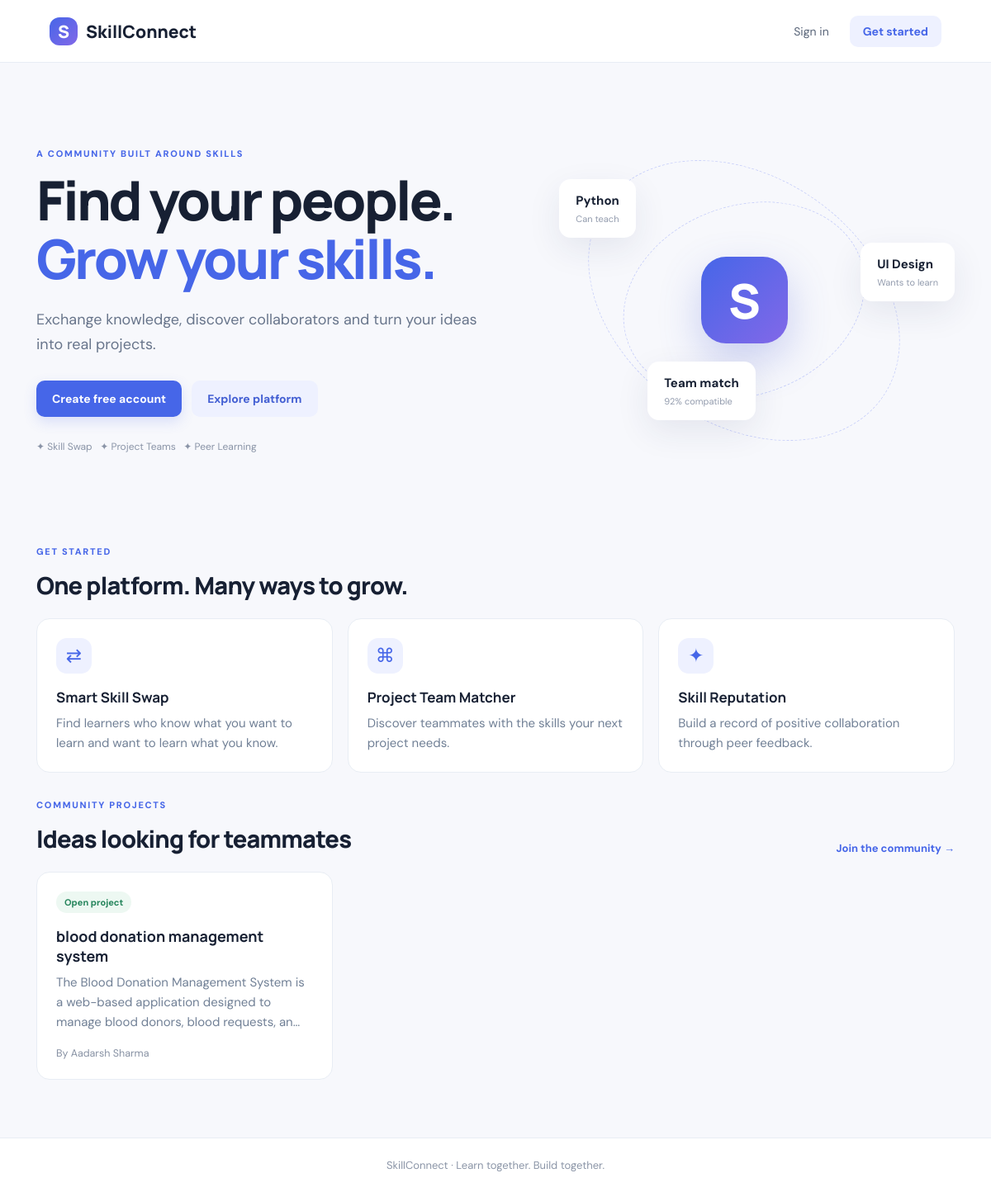
The page / on the database its author committed.
### tables this page shows
CREATE TABLE projects (
            id INTEGER PRIMARY KEY AUTOINCREMENT,
            owner_id INTEGER NOT NULL REFERENCES users(id) ON DELETE CASCADE,
            title TEXT NOT NULL, description TEXT NOT NULL,
            required_skills TEXT NOT NULL, status TEXT DEFAULT 'Open',
            created_at TIMESTAMP DEFAULT CURRENT_TIMESTAMP
        );

CREATE TABLE users (
            id INTEGER PRIMARY KEY AUTOINCREMENT,
            name TEXT NOT NULL, email TEXT UNIQUE NOT NULL,
            password TEXT NOT NULL, college TEXT DEFAULT '',
            bio TEXT DEFAULT '', created_at TIMESTAMP DEFAULT CURRENT_TIMESTAMP
        );

### app.py (the view)
@app.route("/")
def home():
    if "user_id" in session:
        return redirect(url_for("dashboard"))
    with db() as con:
        projects = con.execute("""SELECT p.*, u.name owner_name FROM projects p
                                  JOIN users u ON u.id=p.owner_id
                                  ORDER BY p.created_at DESC LIMIT 3""").fetchall()
    return render_template("home.html", projects=projects)

### app.py (called while the page is built)
def db():
    con = sqlite3.connect(DB)
    con.row_factory = sqlite3.Row
    con.execute("PRAGMA foreign_keys = ON")
    return con

### templates/home.html
{% extends "base.html" %}{% block title %}SkillConnect | Find your people{% endblock %}{% block content %}
<section class="hero"><div><div class="eyebrow">A COMMUNITY BUILT AROUND SKILLS</div><h1>Find your people.<br><span>Grow your skills.</span></h1><p class="lead">Exchange knowledge, discover collaborators and turn your ideas into real projects.</p><div class="actions"><a class="btn primary" href="{{ url_for('register') }}">Create free account</a><a class="btn secondary" href="{{ url_for('login') }}">Explore platform</a></div><div class="hero-note">✦ Skill Swap&nbsp;&nbsp; ✦ Project Teams&nbsp;&nbsp; ✦ Peer Learning</div></div><div class="hero-art"><div class="orbit orbit1"></div><div class="orbit orbit2"></div><div class="float-card card-a"><b>Python</b><small>Can teach</small></div><div class="float-card card-b"><b>UI Design</b><small>Wants to learn</small></div><div class="center-logo">S</div><div class="float-card card-c"><b>Team match</b><small>92% compatible</small></div></div></section>
<section class="section-head"><div><div class="eyebrow">GET STARTED</div><h2>One platform. Many ways to grow.</h2></div></section><div class="feature-grid">
<div class="feature"><div class="feature-icon">⇄</div><h3>Smart Skill Swap</h3><p>Find learners who know what you want to learn and want to learn what you know.</p></div>
<div class="feature"><div class="feature-icon">⌘</div><h3>Project Team Matcher</h3><p>Discover teammates with the skills your next project needs.</p></div>
<div class="feature"><div class="feature-icon">✦</div><h3>Skill Reputation</h3><p>Build a record of positive collaboration through peer feedback.</p></div></div>
<section class="section-head"><div><div class="eyebrow">COMMUNITY PROJECTS</div><h2>Ideas looking for teammates</h2></div><a href="{{ url_for('register') }}" class="text-link">Join the community →</a></section>
<div class="project-grid">{% for p in projects %}<article class="project-card"><span class="pill">Open project</span><h3>{{ p.title }}</h3><p>{{ p.description[:115] }}{% if p.description|length>115 %}…{% endif %}</p><small>By {{ p.owner_name }}</small></article>{% else %}<p class="muted">Be the first to publish a project after joining.</p>{% endfor %}</div>
{% endblock %}

### static/style.css (style rules this page uses)
:root { --ink:#172033;--muted:#718096;--line:#e8edf4;--blue:#4666e8;--purple:#8268e8;--bg:#f7f8fc;--white:#fff }
* { box-sizing:border-box }
body { margin:0;background:var(--bg);color:var(--ink);font-family:'DM Sans',sans-serif;font-size:15px }
a { color:inherit;text-decoration:none }
.topbar nav a:hover,.text-link { color:var(--blue) }
.hero { display:grid;grid-template-columns:1.05fr .95fr;align-items:center;gap:40px;padding:65px 0 80px }
.eyebrow { font-size:11px;font-weight:800;letter-spacing:1.7px;color:var(--blue);margin-bottom:14px }
.hero h1 { font:800 clamp(42px,5.5vw,66px)/1.08 Manrope;letter-spacing:-2.8px;margin:0 }
.hero h1 span { color:var(--blue) }
.lead { font-size:18px;line-height:1.7;color:#68758b;max-width:540px;margin:22px 0 28px }
.actions { display:flex;gap:12px;align-items:center;flex-wrap:wrap }
.btn { border:0;border-radius:10px;padding:13px 19px;font:700 14px 'DM Sans';cursor:pointer;display:inline-flex;align-items:center;justify-content:center;transition:.2s }
.primary { background:var(--blue);color:white;box-shadow:0 6px 16px #4666e82b }
.secondary { background:#eef1ff;color:#435fd3 }
.hero-note { color:#8a94a7;font-size:12px;margin-top:28px }
.hero-art { height:350px;position:relative;display:grid;place-items:center }
.orbit { position:absolute;border:1px dashed #cbd2fa;border-radius:50%;transform:rotate(-20deg) }
.orbit1 { width:300px;height:230px }
.orbit2 { width:410px;height:300px;transform:rotate(35deg) }
.center-logo { width:105px;height:105px;border-radius:30px;background:linear-gradient(135deg,var(--blue),var(--purple));color:white;font:800 58px Manrope;display:grid;place-items:center;box-shadow:0 20px 50px #5666d64a;z-index:1 }
.float-card { position:absolute;background:white;padding:16px 20px;border-radius:14px;box-shadow:0 14px 40px #25345b16;z-index:2 }
.float-card b,.float-card small { display:block }
.float-card small { color:#929bad;margin-top:5px;font-size:11px }
.card-a { top:28px;left:6% }
.card-b { right:0;top:105px }
.card-c { bottom:30px;left:27% }
.section-head { display:flex;justify-content:space-between;align-items:end;margin:32px 0 20px }
.section-head h2,.page-heading h1 { font:800 29px Manrope;margin:0;letter-spacing:-.8px }
.feature-grid,.stats-grid { display:grid;grid-template-columns:repeat(3,1fr);gap:18px }
.feature,.stat,.panel,.project-card,.person-card { background:white;border:1px solid var(--line);border-radius:16px;padding:23px }
.feature-icon { width:43px;height:43px;background:#eef1ff;color:var(--blue);border-radius:13px;display:grid;place-items:center;font-size:23px }
.feature h3 { font:700 17px Manrope;margin:17px 0 8px }
.feature p,.project-card p { color:var(--muted);line-height:1.6;margin:0 }
.project-grid { display:grid;grid-template-columns:repeat(3,1fr);gap:17px }
.project-card { display:block }
.project-card h3 { font:700 18px Manrope;margin:16px 0 8px }
.project-card small { display:block;color:#8791a3;margin-top:18px }
.pill { display:inline-block;background:#edf8f2;color:#24845b;border-radius:30px;padding:6px 10px;font-size:11px;font-weight:700 }
.text-link { font-weight:700;font-size:13px }

### rows shown on the page
projects: title "blood donation management system", description "The Blood Donation Management System is a web-based application designed to manage blood donors, blood requests, an", owner_name "Aadarsh Sharma"
